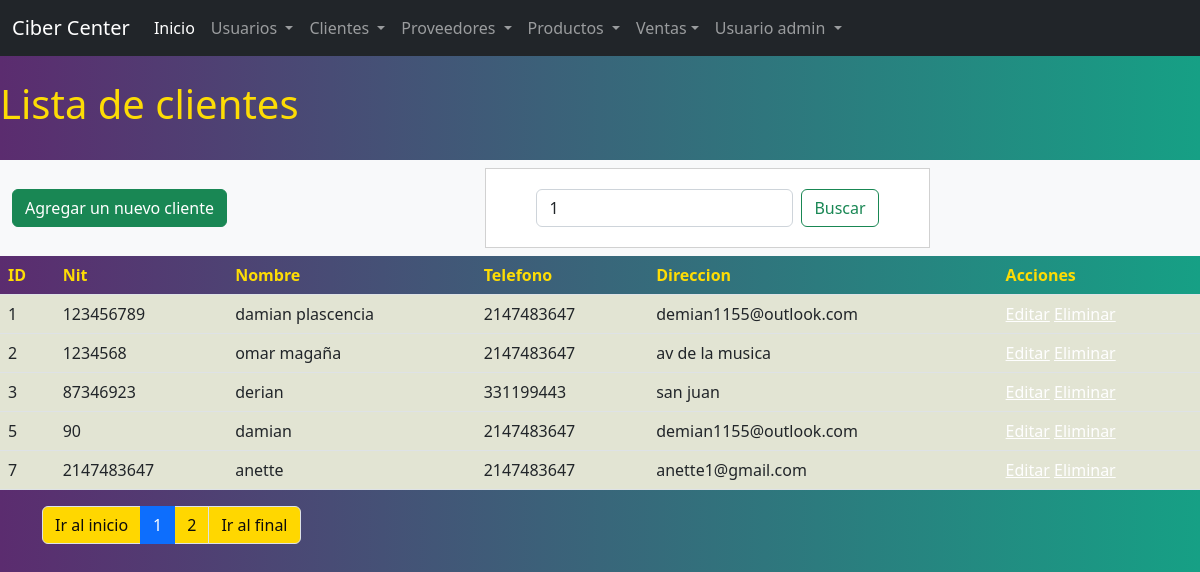
The page /sistema/buscar_cliente.php?busqueda=1 (signed in) on the database its author committed.
### tables this page shows
CREATE TABLE `cliente` (
  `idcliente` int(11) NOT NULL,
  `nit` int(11) DEFAULT NULL,
  `nombre` varchar(80) DEFAULT NULL,
  `telefono` int(11) DEFAULT NULL,
  `direccion` text DEFAULT NULL,
  `dateadd` datetime NOT NULL DEFAULT current_timestamp(),
  `usuario_id` int(11) NOT NULL,
  `estatus` int(11) NOT NULL DEFAULT 1
);

### sistema/buscar_cliente.php (the view, shortened to what this page needs)
<?php
include "../conexion.php";
?>
<html lang="en">
<head>
    <link rel="stylesheet" type="text/css" href="./css/style.css">
    <?php include "includes/scripts.php" ?>
</head>
<body>
    <?php include "includes/header.php"; ?>
    <section id="container">
        <?php
        $busqueda = strtolower($_REQUEST['busqueda']);
        ?>
        <br>
        <h1>Lista de clientes</h1>
        <br>
        <nav class="navbar navbar-light bg-light">
            <div class="container-fluid">
                <a href="registro_cliente.php" type="button" class="btn btn-success"> Agregar un nuevo cliente</a>
                <form action="buscar_cliente.php" method="get" class="d-flex" role="search">
                    <input class="form-control me-2" name="busqueda" id="busqueda" type="search" placeholder="Buscar" aria-label="Buscar" value="<?php echo $busqueda ?>">
                    <button class="btn btn-outline-success" class="btn_search" type="submit">Buscar</button>
                </form>
            </div>
        </nav>
        <table class="table table-striped">
            <thead>
                <tr>
                    <th>ID</th>
                    <th>Nit</th>
                    <th>Nombre</th>
                    <th>Telefono</th>
                    <th>Direccion</th>
                    <th>Acciones</th>
                </tr>
            </thead>
            <?php
            $sql_registe = mysqli_query($conection, "SELECT COUNT(*) as total_registro FROM cliente
                                                    WHERE (idcliente LIKE '%$busqueda%' OR
                                                    nit LIKE '%$busqueda%' OR
                                                    nombre LIKE '%$busqueda%' OR
                                                    telefono LIKE '%$busqueda%' OR
                                                    direccion LIKE '%$busqueda%')
                                                    AND estatus = 1");
            $result_register = mysqli_fetch_array($sql_registe);
            $total_registro = $result_register['total_registro'];
            $por_pagina = 5;
            if (empty($_GET['pagina'])) {
                $pagina = 1;
            } else {
                $pagina = $_GET['pagina'];
            }
            $desde = ($pagina - 1) * $por_pagina;
            $total_paginas = ceil($total_registro / $por_pagina);
            $query = mysqli_query($conection, "SELECT * FROM cliente WHERE
                (idcliente LIKE '%$busqueda%' OR
                nit LIKE '%$busqueda%' OR
                nombre LIKE '%$busqueda%' OR
                telefono LIKE '%$busqueda%' OR
                direccion LIKE '%$busqueda%')
                AND
                estatus = 1 ORDER BY idcliente ASC LIMIT $desde, $por_pagina");
            $result = mysqli_num_rows($query);
            if ($result > 0) {
                while ($data = mysqli_fetch_array($query)) {
            ?>
                    <tbody>
                        <tr>
                            <td><?php echo $data["idcliente"]; ?></td>
                            <td><?php echo $data["nit"]; ?></td>
                            <td><?php echo $data["nombre"]; ?></td>
                            <td><?php echo $data["telefono"]; ?></td>
                            <td><?php echo $data["direccion"]; ?></td>
                            <td>
                                <a class="link_edit" href="editar_cliente.php?id=<?php echo $data["idcliente"]; ?>">Editar</a>
                                    <a class="link_delet" href="eliminar_confirmar_cliente.php?id=<?php echo $data["idcliente"]; ?>">Eliminar</a>
                            </td>
                        </tr>
                <?php
                }
            }
                ?>
                    </tbody>
        </table>
        <?php
        if ($total_registro != 1)
        {
        ?>
            <div class="container mt-3 ">
                <ul class="pagination">
                    <li class="page-item"><a class="page-link" href="?pagina=<?php echo 1; ?>&busqueda=<?php echo $busqueda; ?>">Ir al inicio</a></li>
                    <?php
                    for ($i = 1; $i <= $total_paginas; $i++) {
                        if ($i == $pagina) {
                            echo '<li class="page-item active"><a class="page-link" >' . $i . '</a></li>';
                        } else {
                            echo '<li class="page-item"><a class="page-link" href="?pagina=' . $i . ' &busqueda=' . $busqueda . '">' . $i . '</a></li>';
                        }
                    }
                    ?>
                    <li class="page-item"><a class="page-link" href="?pagina=<?php echo $total_paginas; ?>&busqueda=<?php echo $busqueda; ?>">Ir al final</a></li>
                </ul>
            </div>
        <?php } ?>
    </section>
</body>
</html>

### sistema/css/style.css (style rules this page uses)
table tbody { background-color: #eef0de; }
tr { color: #fddc05; }
td { color: #fddc05; }
h1,h4 { color: #fddc05; }
form { background: #fff; margin: auto; padding: 20px 50px; border: 1px solid #d1d1d1; }
input,select { display: block; width: 100%; font-size: 11pt; padding: 5px; border: 1px solid #85929e; border-radius: 5px; }
.page-link { background: #ffd700; color: #0c0c0c; }
.link_edit { color:#fefefe }
.link_delet { color:#fefefe }

### sistema/buscar_cliente.php (style rules this page uses)
body { background:#BB1E19; background: linear-gradient(to right,#5B2C6F, #16A085) }

### rows shown on the page
cliente: idcliente "1", nit "123456789", nombre "damian plascencia", telefono "2147483647", direccion "demian1155@outlook.com"
cliente: idcliente "2", nit "1234568", nombre "omar magaña", telefono "2147483647", direccion "av de la musica"
cliente: idcliente "3", nit "87346923", nombre "derian", telefono "331199443", direccion "san juan"
cliente: idcliente "5", nit "90", nombre "damian", telefono "2147483647", direccion "demian1155@outlook.com"
cliente: idcliente "7", nit "2147483647", nombre "anette", telefono "2147483647", direccion "anette1@gmail.com"

### other values the page prints
$_SESSION['usuario'] "admin"
